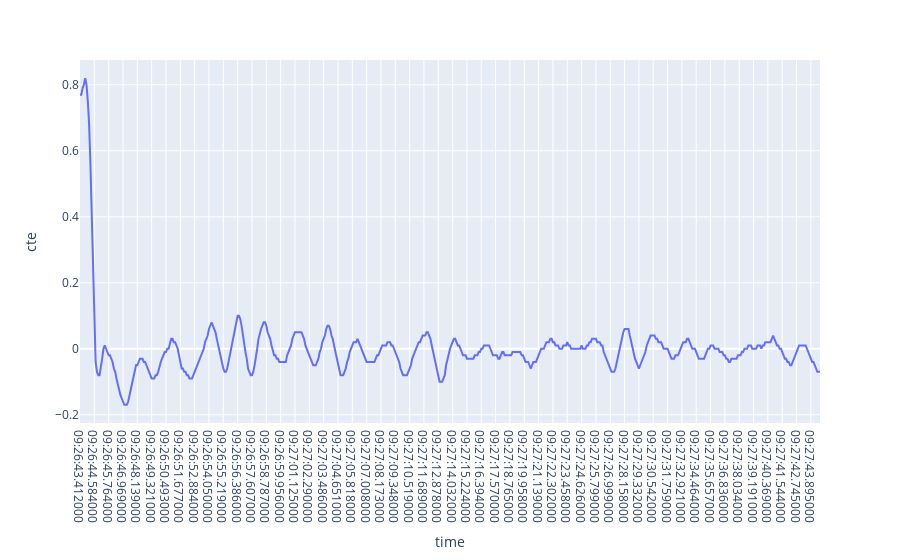
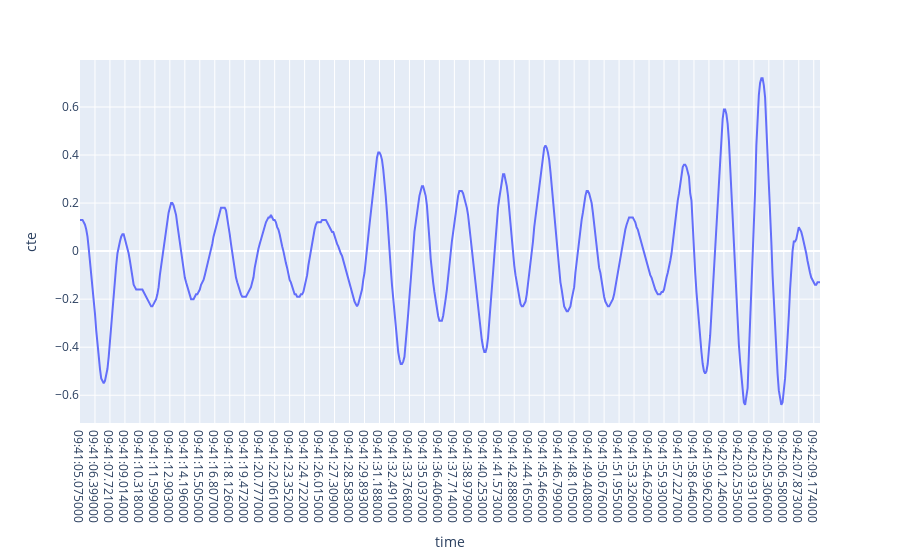
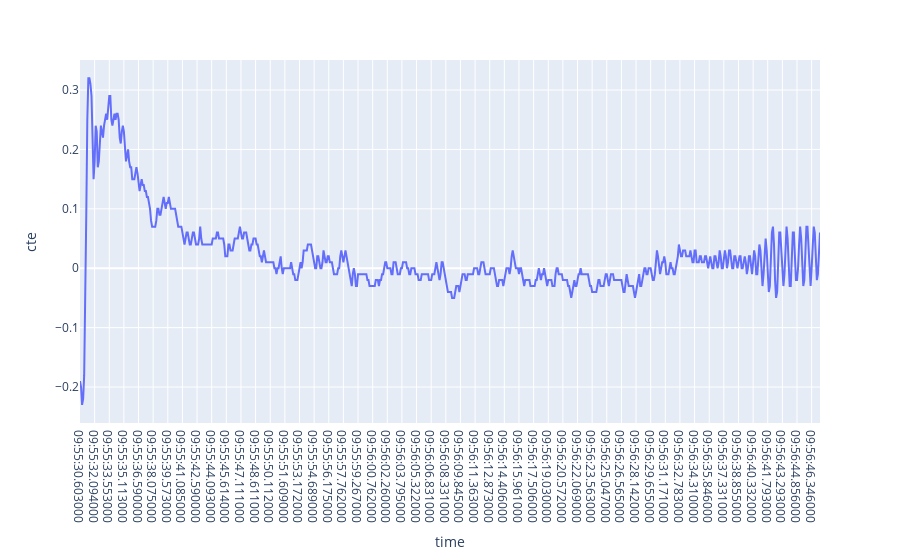
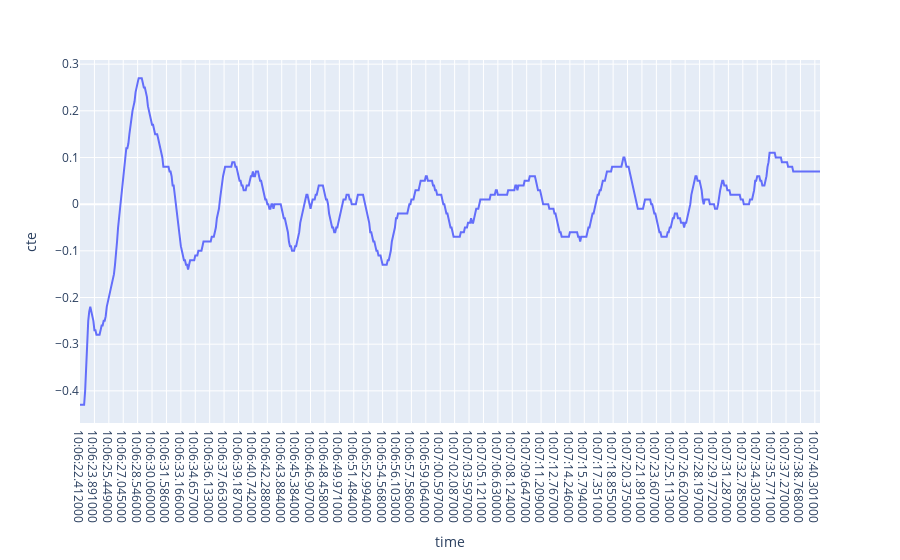

The code cell stored with these charts, in order, in its notebook:
### Code cell
pd.options.plotting.backend = "plotly"

for i in range(0, timestamps.shape[0], 2):
    start = timestamps.at[i, "time"]
    end = timestamps.at[i + 1, "time"]
    piece_of_data = data[(end >= data["time"]) & (data['time'] >= start)]
    fig = piece_of_data.plot(x="time", y="cte")
    fig.show()

### Figure 1 — Plotly figure (JSON) as saved in the notebook; plotly's stock layout.template omitted (floating-point values rounded to 4 significant figures; data arrays with more than 128 entries replaced by an {"elided": "..."} marker saying what was removed)
{"data": [{"hovertemplate": "time=%{x}<br>cte=%{y}<extra></extra>", "legendgroup": "", "line": {"color": "#636efa", "dash": "solid"}, "marker": {"symbol": "circle"}, "mode": "lines", "name": "", "orientation": "v", "showlegend": false, "type": "scatter", "x": {"elided": "569 str values"}, "xaxis": "x", "y": {"elided": "569 float values"}, "yaxis": "y"}], "layout": {"legend": {"tracegroupgap": 0}, "margin": {"t": 60}, "xaxis": {"anchor": "y", "domain": [0, 1], "title": {"text": "time"}}, "yaxis": {"anchor": "x", "domain": [0, 1], "title": {"text": "cte"}}}}

### Figure 2 — Plotly figure (JSON) as saved in the notebook; plotly's stock layout.template omitted (floating-point values rounded to 4 significant figures; data arrays with more than 128 entries replaced by an {"elided": "..."} marker saying what was removed)
{"data": [{"hovertemplate": "time=%{x}<br>cte=%{y}<extra></extra>", "legendgroup": "", "line": {"color": "#636efa", "dash": "solid"}, "marker": {"symbol": "circle"}, "mode": "lines", "name": "", "orientation": "v", "showlegend": false, "type": "scatter", "x": {"elided": "594 str values"}, "xaxis": "x", "y": {"elided": "594 float values"}, "yaxis": "y"}], "layout": {"legend": {"tracegroupgap": 0}, "margin": {"t": 60}, "xaxis": {"anchor": "y", "domain": [0, 1], "title": {"text": "time"}}, "yaxis": {"anchor": "x", "domain": [0, 1], "title": {"text": "cte"}}}}

### Figure 3 — Plotly figure (JSON) as saved in the notebook; plotly's stock layout.template omitted (floating-point values rounded to 4 significant figures; data arrays with more than 128 entries replaced by an {"elided": "..."} marker saying what was removed)
{"data": [{"hovertemplate": "time=%{x}<br>cte=%{y}<extra></extra>", "legendgroup": "", "line": {"color": "#636efa", "dash": "solid"}, "marker": {"symbol": "circle"}, "mode": "lines", "name": "", "orientation": "v", "showlegend": false, "type": "scatter", "x": {"elided": "709 str values"}, "xaxis": "x", "y": {"elided": "709 float values"}, "yaxis": "y"}], "layout": {"legend": {"tracegroupgap": 0}, "margin": {"t": 60}, "xaxis": {"anchor": "y", "domain": [0, 1], "title": {"text": "time"}}, "yaxis": {"anchor": "x", "domain": [0, 1], "title": {"text": "cte"}}}}

### Figure 4 — Plotly figure (JSON) as saved in the notebook; plotly's stock layout.template omitted (floating-point values rounded to 4 significant figures; data arrays with more than 128 entries replaced by an {"elided": "..."} marker saying what was removed)
{"data": [{"hovertemplate": "time=%{x}<br>cte=%{y}<extra></extra>", "legendgroup": "", "line": {"color": "#636efa", "dash": "solid"}, "marker": {"symbol": "circle"}, "mode": "lines", "name": "", "orientation": "v", "showlegend": false, "type": "scatter", "x": {"elided": "720 str values"}, "xaxis": "x", "y": {"elided": "720 float values"}, "yaxis": "y"}], "layout": {"legend": {"tracegroupgap": 0}, "margin": {"t": 60}, "xaxis": {"anchor": "y", "domain": [0, 1], "title": {"text": "time"}}, "yaxis": {"anchor": "x", "domain": [0, 1], "title": {"text": "cte"}}}}
